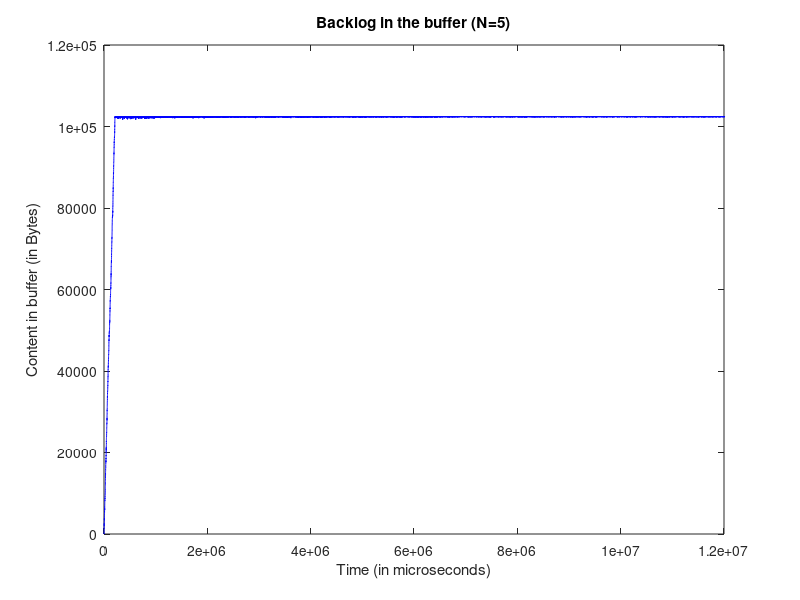

The MATLAB script that drew this image: (Note: a time limit stopped this script after it produced the figure.)
clc; clear all;

[time_p2, packetsize_p2, bufferSize, noToken] = textread('ps_n5.txt', '%f %f %f %f');

i=1;
time2(i)=0;
buffer(i)=bufferSize(i);
%disp(buffer(i));

i=2;
while i<=length(packetsize_p2)
    time2(i)=time2(i-1)+time_p2(i);
    buffer(i)=bufferSize(i);

    %disp(buffer(i));
    i=i+1;
end

%time2/1e6;
fig1 = figure(1);
plot(time2,buffer,'-b');
title('Backlog in the buffer (N=5)');
xlabel('Time (in microseconds)');
ylabel('Content in buffer (in Bytes)');
%ylim([-1,200]);
xlim([0,12e6]);
%legend 
%legend('Backlog in the buffer (N=1)','Location','northeast');

set(figure(1),'OuterPosition',[1 1 1060 664]);
saveas(figure(1),'plot_n5_backlog','png');


[packet_no_p, time_p, packetsize_p] = textread('generator_n5.txt', '%f %f %f');
figure(1);
i=1;
time1(i)=0;
arrival(i)=packetsize_p(i);
i=2;
while i<=length(packet_no_p)
    time1(i)=time1(i-1)+time_p(i);
    arrival(i) = arrival(i-1)+packetsize_p(i);
    i=i+1;
end

[packet_no_p3, time_p3, packetsize_p3] = textread('sink_n5.txt', '%f %f %f');
i=1;
time3(i)=0;
arrival3(i)=packetsize_p3(i);
i=2;
while i<=length(packetsize_p3)
    time3(i)=time3(i-1)+time_p3(i);
    arrival3(i)=arrival3(i-1)+packetsize_p3(i);
    i=i+1;
end

waiting_time = zeros(1,length(packetsize_p3)); 
i=1;
while i<=length(packetsize_p3)
    j=i;
    while (((buffer(i) + packetsize_p2(i)) > 102400) && j< length(packetsize_p3) )
        j = j+1;
    end
    waiting_time(i) = time3(i) - time1(j); %microseconds!!!
    if waiting_time(i) < 0
        waiting_time(i) = 0;
    end
    i = i+1;
end

fig2=figure(2);
plot(time3,waiting_time,'-b');
title('Waiting time (N=5)');
xlabel('Time (in microseconds)');
ylabel('Waiting time (in microseconds)');
%ylim([-1,200]);
%xlim([0,5.4e6]);
%legend 
%legend('Backlog in the buffer (N=1)','Location','northeast');

set(fig2,'OuterPosition',[1 1 1060 664]);
saveas(fig2,'plot_n5_waitingtime','png');


discard_p = zeros(1, length(packetsize_p3));
i=1;
while i<=length(packetsize_p3)
    if ((buffer(i) + packetsize_p2(i)) > 102400)
        discard_p(i) = 1;
    end
    i=i+1;
end

fig3=figure(3);
plot(time3,cumsum(discard_p),'-b');
title('Number of Discarded packets (N=5)');
xlabel('Time (in microseconds)');
ylabel('Total discarded packets');
%ylim([-1,200]);
%xlim([0,5.4e6]);
%legend 
%legend('Backlog in the buffer (N=1)','Location','northeast');

set(fig3,'OuterPosition',[1 1 1060 664]);
saveas(fig3,'plot_n5_discard','png');
